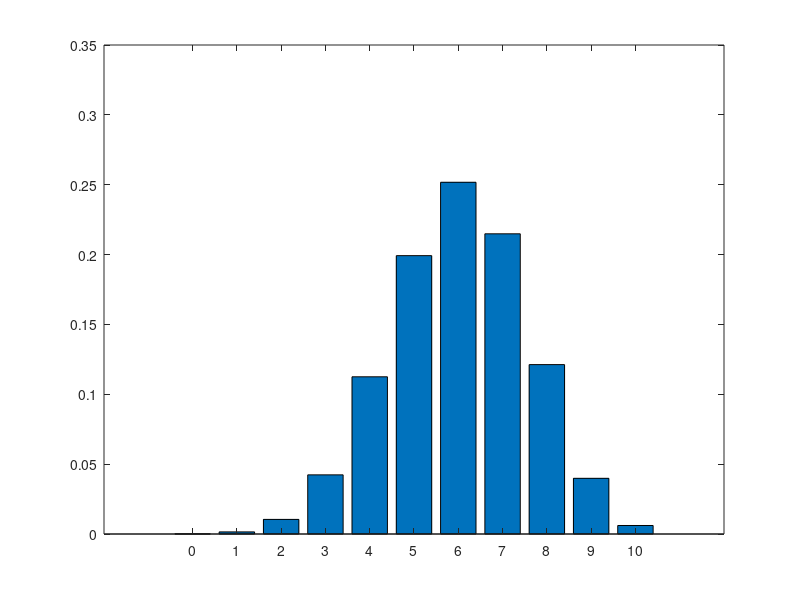

Source code (MATLAB):
% HW 4 EE 370
% By Efren Cruz Cortes

trials = 100000;

X_vector = random('Binomial', 10, 0.6, [1, trials]);
% Study those numbers carefully. Following the coin tossing analogy
% there are n = 10 tosses with probability of heads p = 0.6.
% random('Binomial',10,.6) generates ONE resulting random variable with
% these parameters (refer to pg. 77 in your textbook). Note that the
% possible values will be between zero and 10, since this is the span of
% possible numbers of times heads come up.

% The [1,trials] vector indicates you will generate N = trials number of
% random variables and put them in a vector of 1xN dimensions called
% X_vector.

% Now, let's get some information from such vector.

% In the following 'for' loop, there will be a matrix of 11x2 dimensions
% called 'count'. Note that we indicate the i'th element of the first
% column by 'count(i,1)'.

for i =1:11     % 'for' loops in matlab can't start at 0
    count (i, 1) = i-1 ; % lower the numbers to 0-10
    count (i, 2) = sum( (i-1) == X_vector ); % how many "i-1" values are
                        %this is a vector    % found in the vector
                                            
    % Note that you can make a vector resulting from boolean expressions,
    % this is a common technique in matlab programming and EE, since a lot
    % of times we are interested in 1's and 0's. The sum command takes this
    % generated vector and adds all the elements in it.
end

% In other words, we just compared how many of the variables "landed" in
% each of the values from 0 to 10, in this way we can see what number
% of heads most probably comes up after every 10-tosses sequence.

% If you're a little bit confused on what just happened, try typing 'count'
% in the command window and look at the result.

% How do we get the probability from our results? We just divide the
% resulting numbers over the total number of trials:

pvec = count(:, 2)/trials;

% Now, let's take the statistics of our randomly generated variables and
% plot them.

bar ( count(:, 1), pvec); % the ':' indicates all elemnts in
                                        % the row/column

% Here we just plotted the first column of our vector against the second
% one. If you're still confused about the 'bar' command, use the matlab
% help.

% Why do we divide the second column by the number of trials? How is this
% related to the normalization property?

